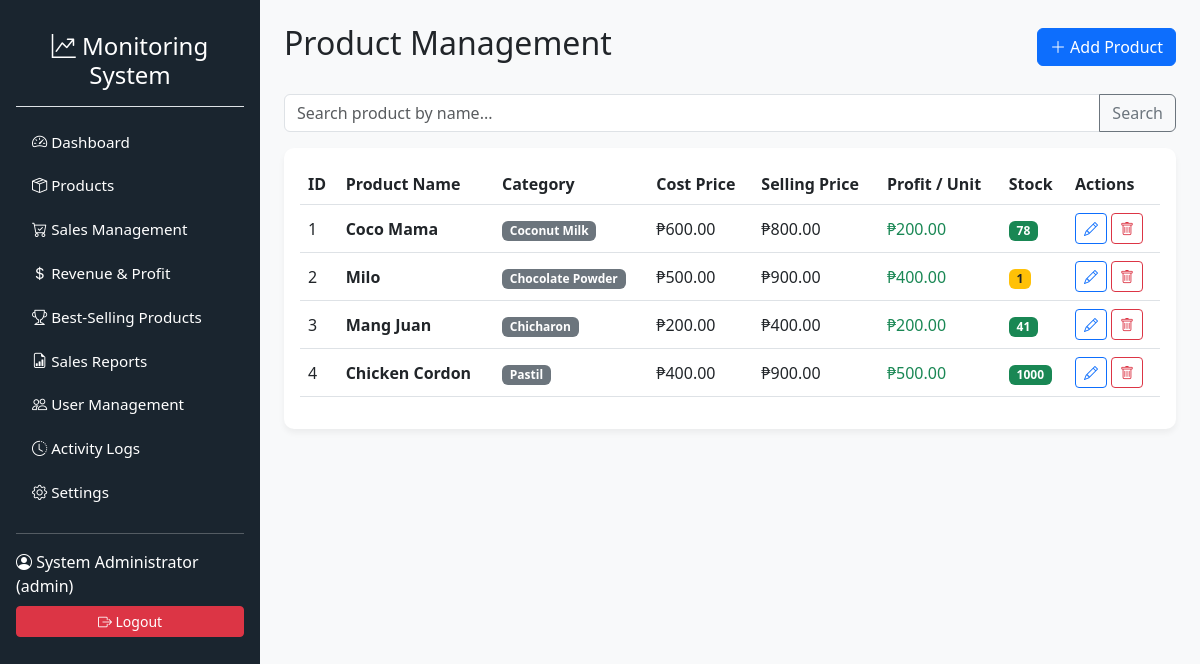
Screenshot of /products (signed in) with the database file from the repository.
### models.py (models this page shows, shortened)
class User(UserMixin, db.Model):
    __tablename__ = 'users'
    id = db.Column(db.Integer, primary_key=True)
    username = db.Column(db.String(80), unique=True, nullable=False)
    password_hash = db.Column(db.String(255), nullable=False)
    full_name = db.Column(db.String(120), nullable=False)
    role = db.Column(db.String(20), nullable=False, default='staff') # 'admin' or 'staff'
    date_created = db.Column(db.DateTime, default=datetime.utcnow)
    must_change_password = db.Column(db.Boolean, default=False)

class Product(db.Model):
    __tablename__ = 'products'
    id = db.Column(db.Integer, primary_key=True)
    product_name = db.Column(db.String(120), unique=True, nullable=False)
    category = db.Column(db.String(60), nullable=False)
    description = db.Column(db.Text, nullable=True)
    cost_price = db.Column(db.Float, nullable=False)
    selling_price = db.Column(db.Float, nullable=False)
    stock_quantity = db.Column(db.Integer, nullable=False, default=0)
    date_added = db.Column(db.DateTime, default=datetime.utcnow)
    @property
    def profit_per_unit(self):
        return self.selling_price - self.cost_price

### routes/products.py (the view)
@products_bp.route('/products')
@login_required
def index():
    search_query = request.args.get('search', '')
    if search_query:
        products = Product.query.filter(
            Product.product_name.ilike(f'%{search_query}%')
        ).all()
    else:
       products = Product.query.order_by(
    Product.id.asc()
    ).all()
    return render_template(
        'products.html',
        products=products,
        search_query=search_query
    )

### app.py (called while the page is built)
@login_manager.user_loader
def load_user(user_id):
    return User.query.get(int(user_id))

### routes/auth.py (called while the page is built)
@auth_bp.before_app_request
def require_password_change():
    if current_user.is_authenticated and current_user.must_change_password:
        allowed_endpoints = [
            'auth.change_password',
            'auth.logout',
            'static'
        ]
        if request.endpoint not in allowed_endpoints:
            return redirect(url_for('auth.change_password'))

### templates/products.html (shortened to what this page needs)
{% extends "base.html" %}
{% block content %}
<div class="d-flex justify-content-between align-items-center mb-4">
    <h2>Product Management</h2>
    <button class="btn btn-primary" data-bs-toggle="modal" data-bs-target="#addProductModal"><i class="bi bi-plus-lg"></i> Add Product</button>
</div>
<form method="GET" action="{{ url_for('products.index') }}" class="input-group mb-3">
    <input type="text" name="search" class="form-control" placeholder="Search product by name..." value="{{ search_query }}">
    <button class="btn btn-outline-secondary" type="submit">Search</button>
</form>
<div class="card p-3">
    <table class="table table-hover align-middle">
        <thead>
            <tr>
                <th>ID</th>
                <th>Product Name</th>
                <th>Category</th>
                <th>Cost Price</th>
                <th>Selling Price</th>
                <th>Profit / Unit</th>
                <th>Stock</th>
                <th>Actions</th>
            </tr>
        </thead>
        <tbody>
            {% for p in products %}
            <tr>
                <td>{{ p.id }}</td>
                <td><strong>{{ p.product_name }}</strong></td>
                <td><span class="badge bg-secondary">{{ p.category }}</span></td>
                <td>₱{{ "%.2f"|format(p.cost_price) }}</td>
                <td>₱{{ "%.2f"|format(p.selling_price) }}</td>
                <td class="text-success">₱{{ "%.2f"|format(p.profit_per_unit) }}</td>
                <td>
                    {% if p.stock_quantity > 10 %}
                        <span class="badge bg-success">{{ p.stock_quantity }}</span>
                    {% elif p.stock_quantity > 0 %}
                        <span class="badge bg-warning text-dark">{{ p.stock_quantity }}</span>
                    {% else %}
                        <span class="badge bg-danger">Out of Stock</span>
                    {% endif %}
                </td>
                <td>
                    <button class="btn btn-sm btn-outline-primary" data-bs-toggle="modal" data-bs-target="#editModal{{ p.id }}"><i class="bi bi-pencil"></i></button>
                    <form action="{{ url_for('products.delete_product', id=p.id) }}" method="POST" class="d-inline" onsubmit="return confirm('Are you sure you want to delete this product?');">
                        <button type="submit" class="btn btn-sm btn-outline-danger"><i class="bi bi-trash"></i></button>
                    </form>
                </td>
            </tr>
            {% endfor %}
        </tbody>
    </table>
</div>
{% endblock %}

### templates/base.html (shortened to what this page needs)
<!DOCTYPE html>
<html lang="en">
<head>
    <link href="https://cdn.jsdelivr.net/npm/bootstrap@5.3.0/dist/css/bootstrap.min.css" rel="stylesheet">
    <link href="https://cdn.jsdelivr.net/npm/bootstrap-icons@1.10.0/font/bootstrap-icons.css" rel="stylesheet">
    <link rel="stylesheet" href="{{ url_for('static', filename='css/style.css') }}">
</head>
<body>
    <div class="d-flex">
        <nav class="sidebar bg-dark text-white p-3">
            <h4 class="text-center py-3 border-bottom"><i class="bi bi-graph-up-arrow"></i> Monitoring System</h4>
            <ul class="nav nav-pills flex-column mb-auto mt-3">
                <li class="nav-item"><a href="{{ url_for('dashboard.index') }}" class="nav-link text-white"><i class="bi bi-speedometer2"></i> Dashboard</a></li>
                <li><a href="{{ url_for('products.index') }}" class="nav-link text-white"><i class="bi bi-box-seam"></i> Products</a></li>
                <li><a href="{{ url_for('sales.index') }}" class="nav-link text-white"><i class="bi bi-cart-check"></i> Sales Management</a></li>
                <li><a href="{{ url_for('reports.revenue') }}" class="nav-link text-white"><i class="bi bi-currency-dollar"></i> Revenue & Profit</a></li>
                <li><a href="{{ url_for('reports.best_sellers') }}" class="nav-link text-white"><i class="bi bi-trophy"></i> Best-Selling Products</a></li>
                <li><a href="{{ url_for('reports.reports') }}" class="nav-link text-white"><i class="bi bi-file-earmark-bar-graph"></i> Sales Reports</a></li>
                {% if current_user.role == 'admin' %}
<li>
    <a href="{{ url_for('users.index') }}" class="nav-link text-white">
        <i class="bi bi-people"></i> User Management
    </a>
</li>
<li>
    <a href="{{ url_for('users.activity_logs') }}" class="nav-link text-white">
        <i class="bi bi-clock-history"></i> Activity Logs
    </a>
</li>
{% endif %}
                <li><a href="{{ url_for('users.settings') }}" class="nav-link text-white"><i class="bi bi-gear"></i> Settings</a></li>
            </ul>
            <hr>
            <div class="dropdown">
                <span class="d-block mb-2"><i class="bi bi-person-circle"></i> {{ current_user.full_name }} ({{ current_user.role }})</span>
                <a href="{{ url_for('auth.logout') }}" class="btn btn-danger btn-sm w-100"><i class="bi bi-box-arrow-right"></i> Logout</a>
            </div>
        </nav>
        <main class="content flex-grow-1 p-4">
            {% block content %}{% endblock %}
        </main>
    </div>
</body>
</html>

### static/css/style.css (style rules this page uses)
body { background-color: #f4f6f9; font-family: 'Segoe UI', Tahoma, Geneva, Verdana, sans-serif; }
.sidebar { width: 260px; min-height: 100vh; background-color: #1a252f !important; }
.sidebar .nav-link { font-size: 0.95rem; margin-bottom: 5px; border-radius: 5px; transition: all 0.2s; }
.content { background-color: #f8f9fa; min-height: 100vh; }
.card { border: none; border-radius: 10px; box-shadow: 0 4px 6px rgba(0,0,0,0.05); }

### rows the page displays
User: full_name "System Administrator", role "admin"
Product: id "1", product_name "Coco Mama", category "Coconut Milk", cost_price "600.00", selling_price "800.00", profit_per_unit "200.00", stock_quantity "78"
Product: id "2", product_name "Milo", category "Chocolate Powder", cost_price "500.00", selling_price "900.00", profit_per_unit "400.00", stock_quantity "1"
Product: id "3", product_name "Mang Juan", category "Chicharon", cost_price "200.00", selling_price "400.00", profit_per_unit "200.00", stock_quantity "41"
Product: id "4", product_name "Chicken Cordon", category "Pastil", cost_price "400.00", selling_price "900.00", profit_per_unit "500.00", stock_quantity "1000"
